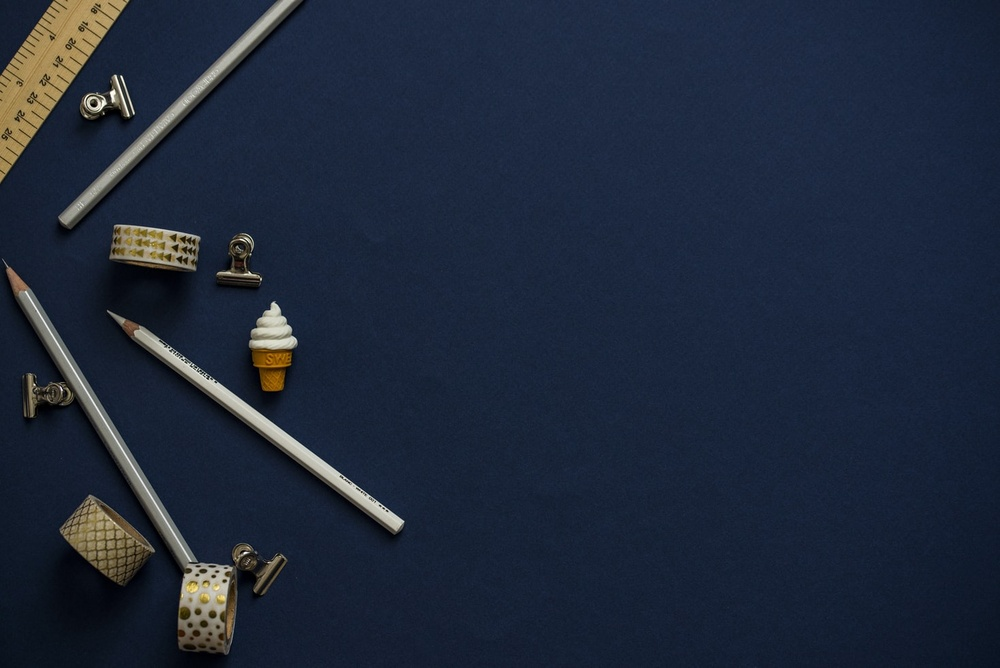
#> input picture Lab/Lab 5/Tugas Lab 5/tools.jpg, 1000 x 668 px, shrunk from 1469 x 981 before the run
$ jupyter execute Lab5_MuhammadIrfanJunaidi_1906293202.ipynb
#> lines starting #> are read from the running program, lines starting #| are printed output that depends on the picture; after the words box and inside, x2 and y2 are one past the last pixel; in counts of white or black regions, pixels touching at a corner belong together
[cell 1]
import cv2
from matplotlib import pyplot as plt
import numpy as np
from skimage import io, color, filters, util
from skimage.segmentation import slic, mark_boundaries

## **1. [50] Thresholding**
### Terdapat suatu gambar **tools.jpg** yang terdiri dari beberapa peralatan yang berbeda. Lakukan pengolahan citra tersebut dalam citra grayscale.

### a. [10] Lakukan Simple Global Thresholding pada citra tersebut
> hint: gunakan library OpenCV \
> <code> cv2.threshold(img,x,y,cv.THRESH_BINARY) </code> \
> nilai x dan y berada dalam range nilai citranya \
> Misalnya: cv2.threshold(img,127,255,cv.THRESH_BINARY)

[cell 2]
img = io.imread("Tugas Lab 5/tools.jpg")
#> img is the input picture: shape (668, 1000, 3); mean R, G, B 31.2, 40.7, 57.8
gray = util.img_as_ubyte(color.rgb2gray(img))
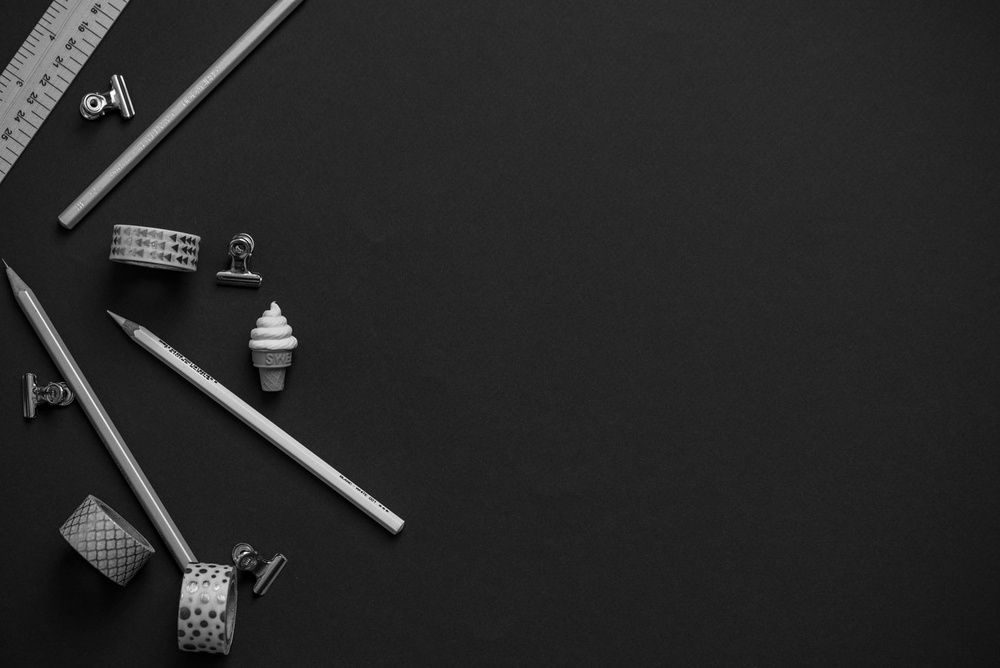
#> gray: shape (668, 1000); min 0, max 254, mean 39.8

plt.figure(figsize=(20,10))

plt.hist(gray.flatten(), 255)
plt.axvline(53, lw=1, color="black")
plt.show()
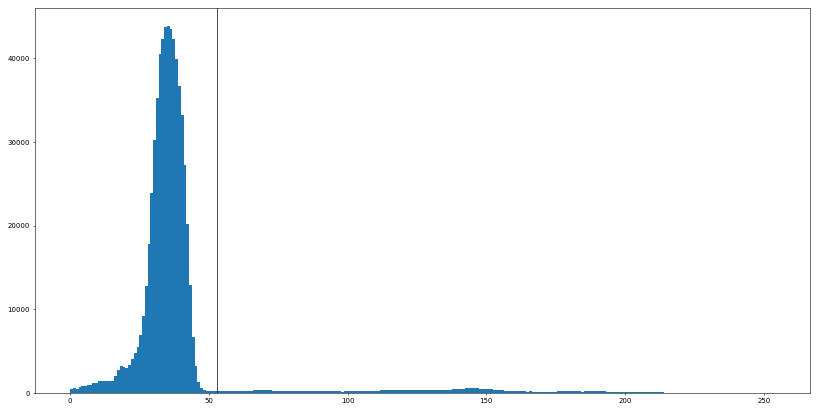
#> figure drawn by matplotlib, 1 panel; tallest bar 43837 high, from x = 34.86 to 35.86

plt.figure(figsize=(20,10))
_, threshold = cv2.threshold(gray, 53, 255, cv2.THRESH_BINARY)
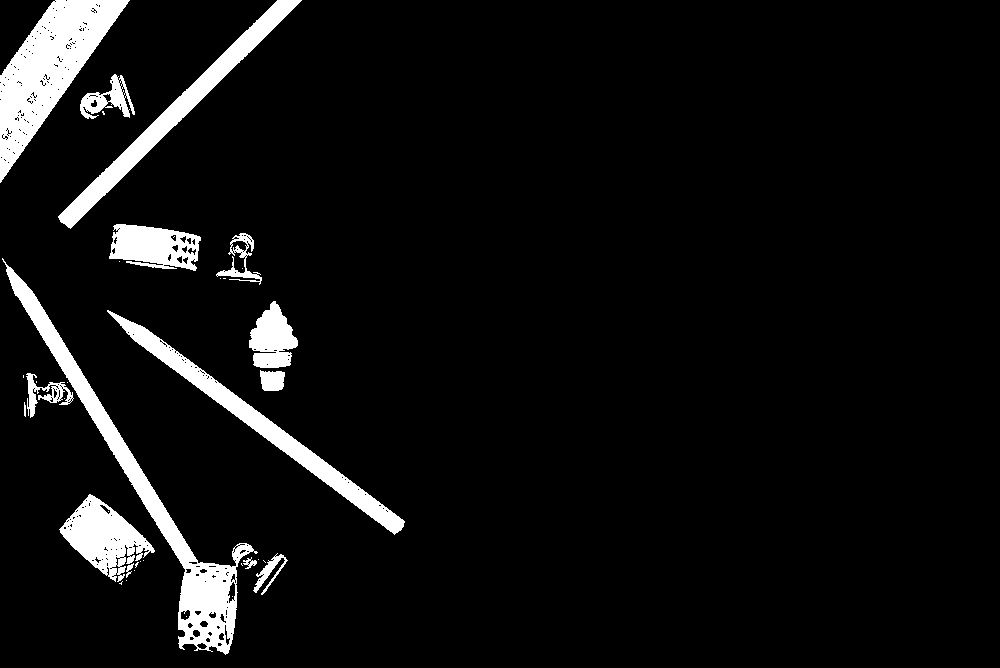
#> threshold: shape (668, 1000); 6.5% white; 37 white regions (22 under 20 px), largest, box (x1, y1, x2, y2) and area: (2, 258, 258, 655) 9719, (0, 0, 130, 183) 9646, (107, 310, 405, 535) 5898
plt.subplot(1, 2, 1); plt.imshow(img, cmap="gray"); plt.title("Original")
plt.subplot(1, 2, 2); plt.imshow(threshold, cmap="gray"); plt.title("Simple Global Threshold")
plt.show()
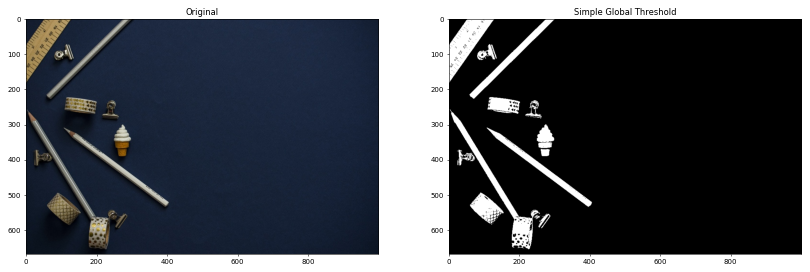
#> figure drawn by matplotlib, 2 panels

### b. [10] Lakukan Otsu’s Thresholding (beserta histogramnya) pada citra tersebut

[cell 3]
otsu = filters.threshold_otsu(gray)
#> otsu = 90
otsu_img = util.img_as_float(gray > otsu)
#> otsu_img: shape (668, 1000) float64; values 0 (black) and 1 (white), 5% white; 141 white regions (106 under 20 px), largest, box (x1, y1, x2, y2) and area: (0, 0, 129, 182) 8809, (2, 259, 233, 641) 7538, (133, 326, 405, 532) 4307

plt.figure(figsize=(20,10))

plt.hist(gray.flatten(), 255)
plt.axvline(otsu, lw=1, color="black")
plt.show()
#> figure, not shown here; tallest bar 43837 high, from x = 34.86 to 35.86

plt.figure(figsize=(20,10))
plt.subplot(1, 2, 1); plt.imshow(img, cmap="gray"); plt.title("Original"); plt.axis("off")
plt.subplot(1, 2, 2); plt.imshow(otsu_img, cmap="gray"); plt.title("Otsu's Threshold"); plt.axis("off")
plt.show()

### c. [15] Jelaskan perbedaan hasil dari simple global thresholding pada (a) dan Otsu’s Thresholding pada (b) dan alasan mengapa perbedaan tersebut bisa terjadi.

> Jika dilihat dari histogramnya, **Simple Global Thresholding** menjadikan piksel-piksel yang berada di sebelah kiri threshold T menjadi hitam dan di sebelah kanan threshold T menjadi putih. Hal ini menyebabkan beberapa detail yang lebih terang dari threshold, seperti tulisan pada pensil, hilang. Sedangkan untuk **Otsu's Method** mencari nilai threshold sehingga meminimalkan variansi dalam class dan memaksimalkan variansi antar class. Oleh karena itu, background dan foreground dapat dibedakan secara optimal. Namun, pada kasus ini bayangan terlihat cukup gelap sehingga dengan **Otsu's Method** dianggap sebagai background. Alhasil, objek-objek pada citra bentuknya tidak utuh.

### d. [15] Tentukan metode mana yang lebih optimal untuk citra ini dan mengapa?

Untuk citra ini, lebih optimal menggunakan **Simple Global Thresholding** karena dapat tetap mempertahankan bentuk objek-objek pada citra. Dapat dilihat bahwa pada citra hasil thresholding menggunakan **Otsu's Method**, beberapa penjepit tidak begitu terlihat bentuk utuhnya. Sehingga, jika ingin dilanjutkan ke tahap-tahap selanjutnya dapat menyulitkan.

## **2. [50] Clustering**
### Diberikan sebuah citra mountain.jpg.

### a. [25] Gunakan algoritma SLIC untuk melakukan segmentasi, lakukan percobaan untuk 10, 50, dan 100 segmen.

[cell 4]
img2 = io.imread("Tugas Lab 5/mountain.jpg")
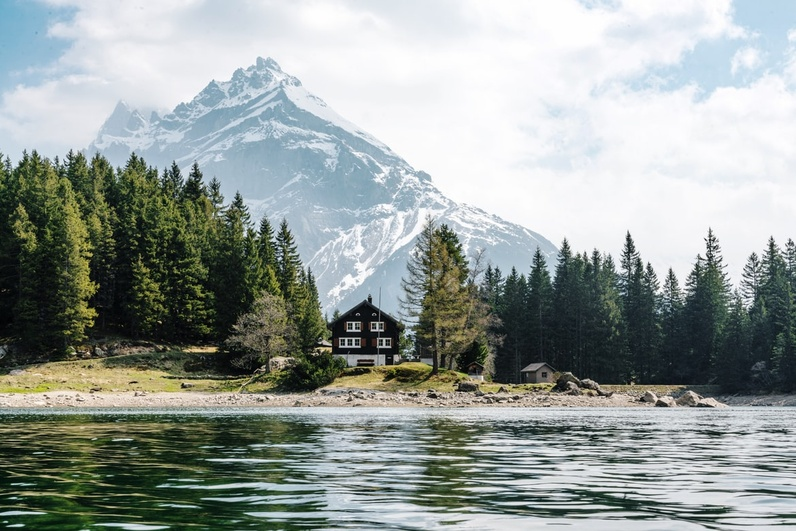
#> input picture Lab/Lab 5/Tugas Lab 5/mountain.jpg, 796 x 531 px, shrunk from 1170 x 780 before the run
#> img2 is the input picture: shape (531, 796, 3); mean R, G, B 149.8, 157.7, 153.8

slic_segments = []

for segment in [10, 50, 100]:
    segments_slic = slic(img2, n_segments=segment, compactness=10, sigma=1, start_label=1)
    slic_segments.append(segments_slic)
    print(f"SLIC number of segments: {len(np.unique(segments_slic))}")
    plt.imshow(mark_boundaries(img2, segments_slic, color=(1,0,0)))
    plt.title('SLIC')
    plt.axis("off")
    plt.show()
#> this loop made 3 passes
#| SLIC number of segments: 6
#| SLIC number of segments: 35
#| SLIC number of segments: 67
#> pass 1, `segments_slic = slic(img2, n_segments=segment, compactness=10, sigma=1..`:
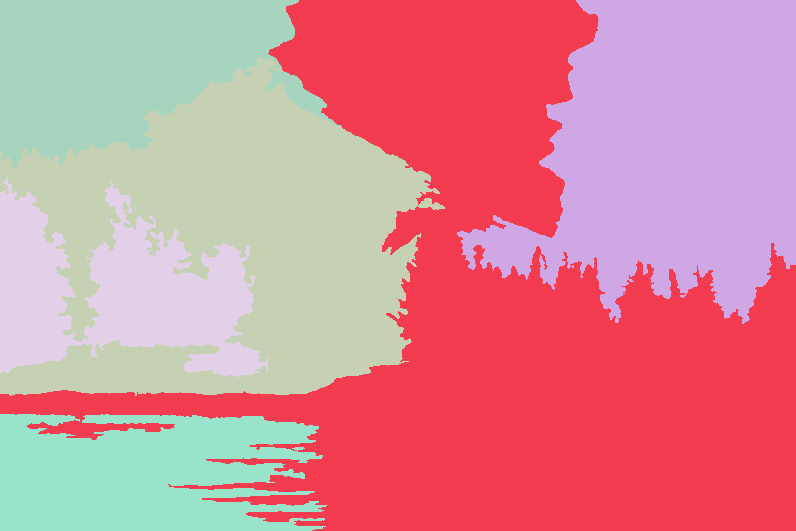
#> segments_slic: shape (531, 796) int64; 6 distinct labels, from 1 to 6; one colour per label, 0 black
#> pass 3, `segments_slic = slic(img2, n_segments=segment, compactness=10, sigma=1..`:
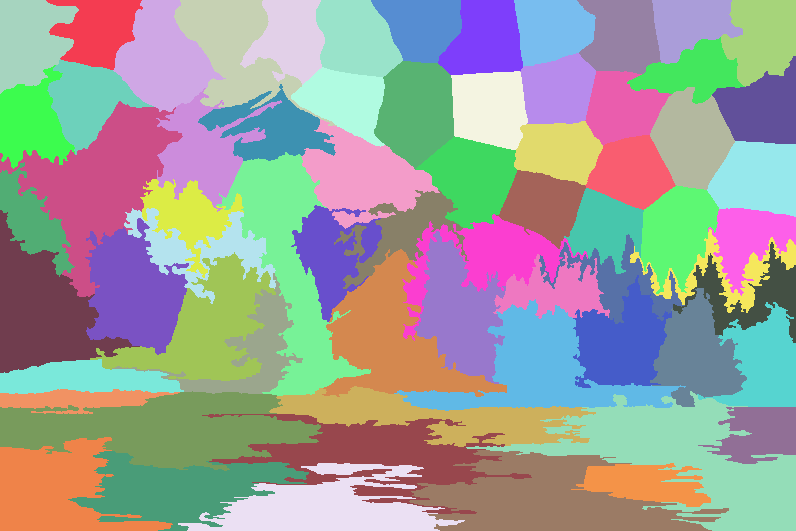
#> segments_slic: shape (531, 796) int64; 67 distinct labels, from 1 to 67; one colour per label, 0 black
#> after the loop, slic_segments = 3 items

### b. [10] Apa yang dapat disimpulkan dari percobaan pada (a)? Apakah pengaruh berbagai jumlah segmen terhadap hasil segmentasi? Jumlah segmen berapa yang menurut Anda memberikan hasil paling baik pada citra ini? Berikan penjelasannya.

> Semakin banyak jumlah segmen, maka semakin banyak pula clustering yang dilakukan pada citra. Dengan semakin banyaknya cluster, maka akan memaksimalkan perbedaan antar cluster. Jumlah segmen 100 paling baik di sini karena jika dilihat pada citra dengan segmen lebih sedikit, masih menjadikan sebagian dari danau dengan pepohonan sebagai satu segmen. Sedangkan pada citra dengan jumlah segmen 100 sudah dapat memisahkan antara pepohonan dengan danau.

### c. [15] Setelah memilih jumlah segmen yang paling baik pada soal 2b, visualisasikan citra dalam bentuk penyeragaman piksel untuk setiap superpiksel yang telah disegmentasi. Gunakan nilai median untuk memilih piksel yang dipilih untuk setiap superpiksel.

[cell 5]
def superpixel_median_image(image, slic_labels):
    """
    Code taken from https://stackoverflow.com/a/57746835
    Turn image into superpixel image, given SLIC segment
    labels. (Modified to fit question requirements)
    """
    im_rp = image.reshape((image.shape[0]*image.shape[1],image.shape[2]))
    sli_1d=np.reshape(slic_labels,-1)
    uni=np.unique(sli_1d)
#> uni = [1, 2, 3, 4, 5, 6]
    new_img=np.zeros(im_rp.shape)

    for i in uni:
        loc=np.where(sli_1d==i)[0]
        #print(loc)
        mm=np.median(im_rp[loc,:],axis=0)
        new_img[loc,:]=mm
#> this loop made 6 passes
#> mm on passes 1 to 6: [220, 225, 232], [180, 184, 181], [241, 243, 247], [142, 165, 134], [17, 23, 18], [38, 58, 33]

    return np.reshape(new_img,[image.shape[0],image.shape[1],image.shape[2]]).astype('uint8')
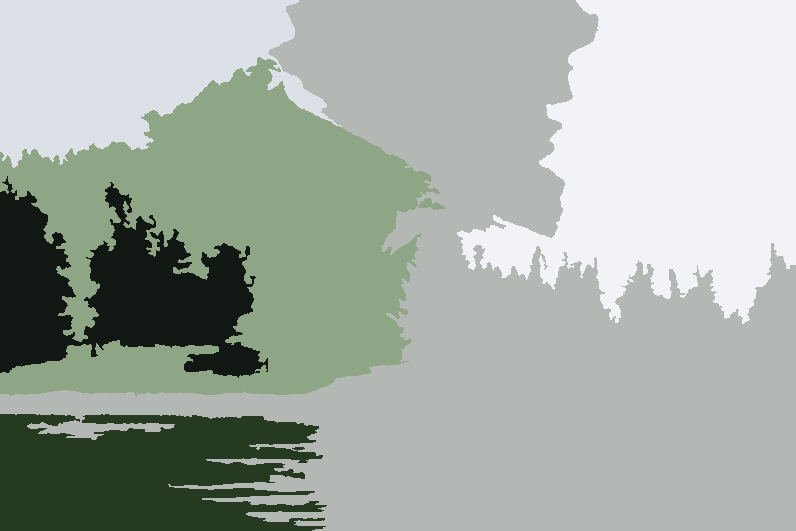
#> returned value: shape (531, 796, 3); mean of channels 0, 1, 2 164.8, 173.5, 165.4; drawn as R, G, B


plt.figure(figsize=(20, 10))

plt.subplot(1, 3, 1); plt.imshow(superpixel_median_image(img2, slic_segments[0])); plt.axis("off")
plt.subplot(1, 3, 2); plt.imshow(superpixel_median_image(img2, slic_segments[1])); plt.axis("off")
#> in superpixel_median_image (call 2), `uni=np.unique(sli_1d)`: uni = 35 values from 1 to 35
#> the loop in superpixel_median_image (call 2), `for i in uni:` made 35 passes
#> mm on passes 1 to 12: [149, 188, 211], [215, 222, 230], [234, 235, 239], [223, 228, 234], [244, 245, 247], [244, 245, 248], [252, 252, 253], [243, 245, 249], [236, 241, 248], [199, 221, 237], [246, 247, 250], [156, 179, 194]
#> in superpixel_median_image (call 2), `return np.reshape(new_img,[image.shape[0],image.shape[1],image.shape[2..`:
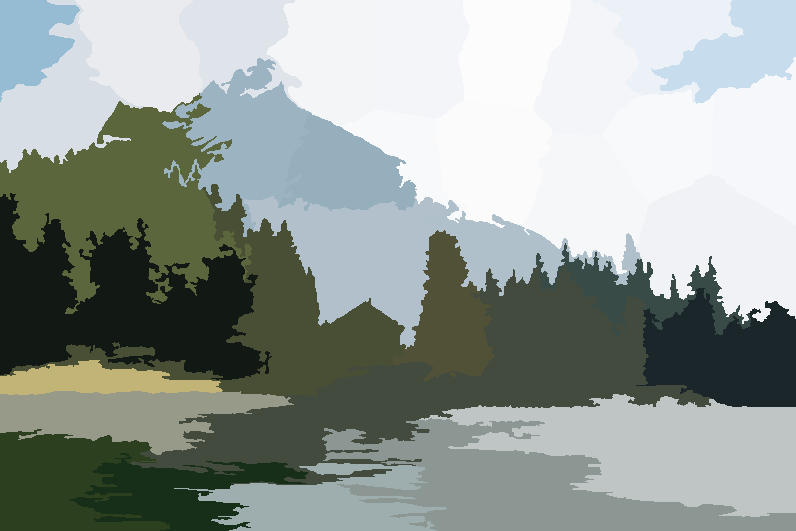
#> returned value: shape (531, 796, 3); mean of channels 0, 1, 2 149.6, 157.9, 152.7; drawn as R, G, B
plt.subplot(1, 3, 3); plt.imshow(superpixel_median_image(img2, slic_segments[2])); plt.axis("off")
#> in superpixel_median_image (call 3), `uni=np.unique(sli_1d)`: uni = 67 values from 1 to 67
#> the loop in superpixel_median_image (call 3), `for i in uni:` made 67 passes
#> mm on passes 1 to 12: [149, 188, 211], [225, 228, 235], [236, 237, 241], [211, 220, 228], [240, 241, 245], [249, 249, 250], [234, 237, 242], [251, 251, 253], [253, 253, 254], [241, 244, 249], [240, 243, 249], [199, 221, 237]
#> in superpixel_median_image (call 3), `return np.reshape(new_img,[image.shape[0],image.shape[1],image.shape[2..`:
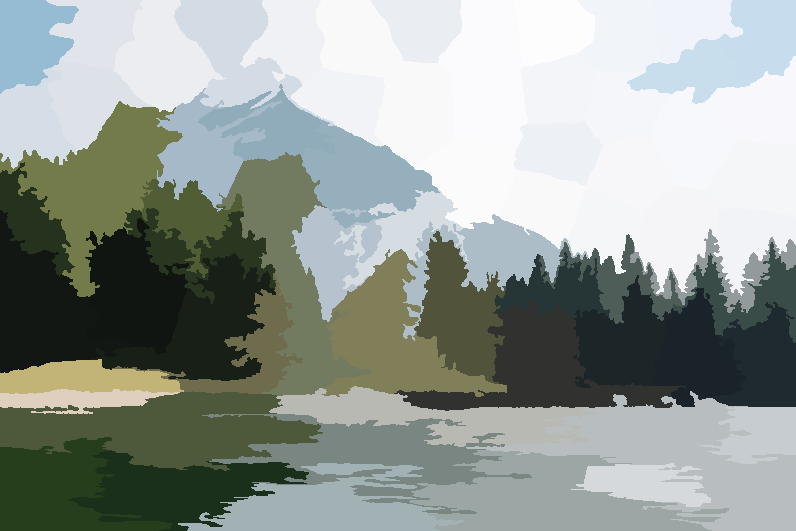
#> returned value: shape (531, 796, 3); mean of channels 0, 1, 2 149.8, 157.5, 151.9; drawn as R, G, B
plt.show()
